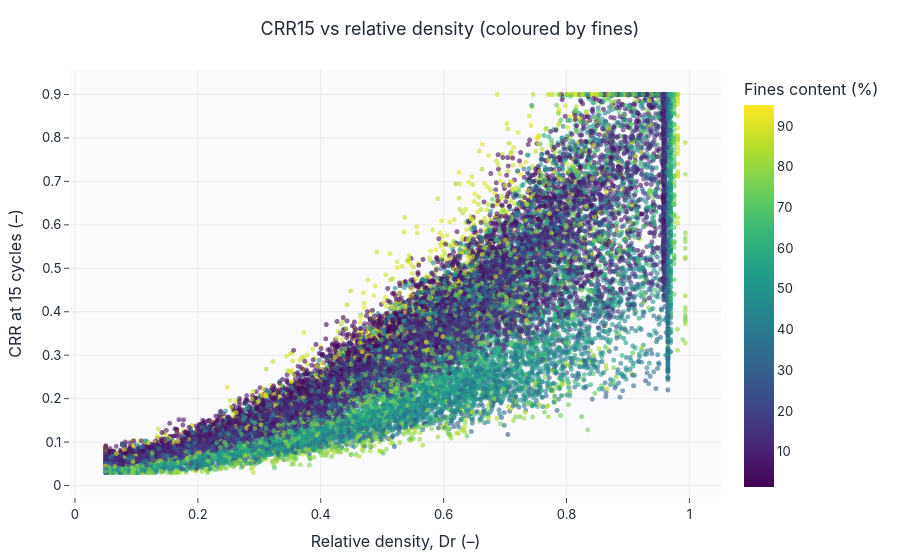
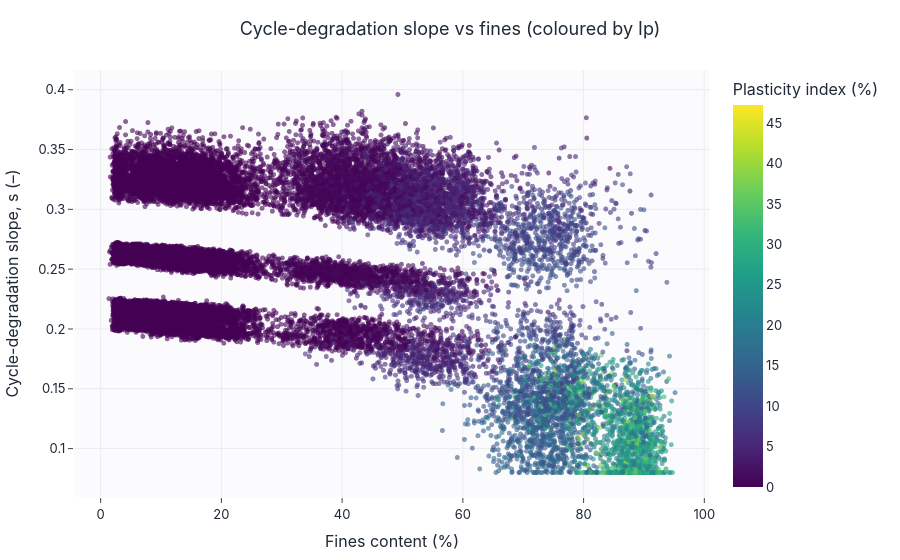

The notebook cell saved with these charts, in order:
### Markdown cell above
## Чувствительность CRR к свойствам грунта

CRR15 растёт с относительной плотностью Dr; содержание мелких частиц и пластичность
модулируют уровень и наклон кривой.

### Code cell
scatter(meta["D_r"], meta["crr_ref"], color=meta["fines_content"], color_label="Fines content (%)",
        title="CRR15 vs relative density (coloured by fines)", xlabel="Relative density, Dr (–)",
        ylabel="CRR at 15 cycles (–)", save=SAVE_FIGS, fig_id="1_3_crr_vs_dr").show()
scatter(meta["fines_content"], meta["crr_cycle_slope"], color=meta["I_p"], color_label="Plasticity index (%)",
        title="Cycle-degradation slope vs fines (coloured by Ip)", xlabel="Fines content (%)",
        ylabel="Cycle-degradation slope, s (–)", save=SAVE_FIGS, fig_id="1_3_slope_vs_fines").show()

### Figure 1 — Plotly figure (JSON) as saved in the notebook; plotly's stock layout.template omitted (floating-point values rounded to 4 significant figures; data arrays with more than 128 entries replaced by an {"elided": "..."} marker saying what was removed)
{"data": [{"marker": {"color": {"elided": "24000 float values"}, "colorbar": {"title": {"text": "Fines content (%)"}}, "colorscale": [[0.0, "#440154"], [0.1111, "#482878"], [0.2222, "#3e4989"], [0.3333, "#31688e"], [0.4444, "#26828e"], [0.5556, "#1f9e89"], [0.6667, "#35b779"], [0.7778, "#6ece58"], [0.8889, "#b5de2b"], [1.0, "#fde725"]], "opacity": 0.6, "showscale": true, "size": 5}, "mode": "markers", "type": "scattergl", "x": {"elided": "24000 float values"}, "y": {"elided": "24000 float values"}}], "layout": {"title": {"text": "CRR15 vs relative density (coloured by fines)"}, "xaxis": {"title": {"text": "Relative density, Dr (–)"}}, "yaxis": {"title": {"text": "CRR at 15 cycles (–)"}}}}

### Figure 2 — Plotly figure (JSON) as saved in the notebook; plotly's stock layout.template omitted (floating-point values rounded to 4 significant figures; data arrays with more than 128 entries replaced by an {"elided": "..."} marker saying what was removed)
{"data": [{"marker": {"color": {"elided": "24000 float values"}, "colorbar": {"title": {"text": "Plasticity index (%)"}}, "colorscale": [[0.0, "#440154"], [0.1111, "#482878"], [0.2222, "#3e4989"], [0.3333, "#31688e"], [0.4444, "#26828e"], [0.5556, "#1f9e89"], [0.6667, "#35b779"], [0.7778, "#6ece58"], [0.8889, "#b5de2b"], [1.0, "#fde725"]], "opacity": 0.6, "showscale": true, "size": 5}, "mode": "markers", "type": "scattergl", "x": {"elided": "24000 float values"}, "y": {"elided": "24000 float values"}}], "layout": {"title": {"text": "Cycle-degradation slope vs fines (coloured by Ip)"}, "xaxis": {"title": {"text": "Fines content (%)"}}, "yaxis": {"title": {"text": "Cycle-degradation slope, s (–)"}}}}
